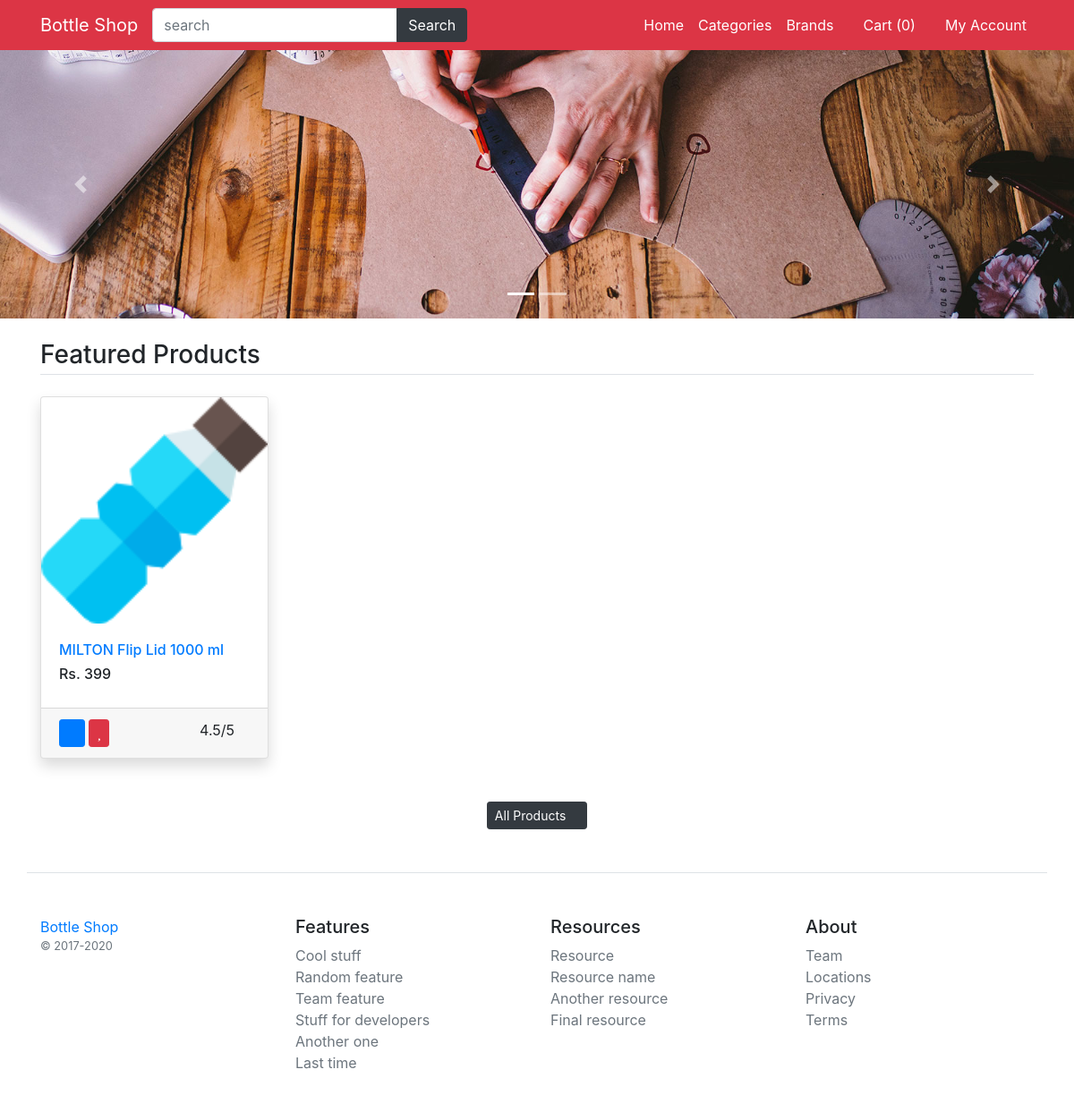
The page / on the database its author committed.
### main_appe/models.py (models this page shows, shortened)
class Banner(models.Model):
    image=models.ImageField(upload_to='banner_images')
    alt_text=models.CharField(max_length=300)
    class Meta:
        verbose_name_plural = '1. Banners'

class Product(models.Model):
    title=models.CharField(max_length=300)
    slug=models.CharField(max_length=300)
    detail=models.TextField()
    specs=models.TextField()
    category=models.ForeignKey(Category,on_delete=models.CASCADE)
    brand=models.ForeignKey(Brand,on_delete=models.CASCADE)
    status=models.BooleanField(default=True)
    is_featured=models.BooleanField(default=False)
    class Meta:
        verbose_name_plural = '6. Products'

class ProductAttributes(models.Model):
    product=models.ForeignKey(Product,on_delete=models.CASCADE)
    color=models.ForeignKey(Color,on_delete=models.CASCADE)
    size=models.ForeignKey(Size,on_delete=models.CASCADE)
    price=models.PositiveIntegerField(default=0)
    image=models.ImageField(upload_to='product_images',null=True)
    class Meta:
        verbose_name_plural = '7. ProductAttributes'

### main_appe/views.py (the view)
# urls.py: 2. Add a URL to urlpatterns:  path('', views.home, name='home')
def home(request):
    data = Product.objects.filter(is_featured=True).order_by('-id')
    banner = Banner.objects.all().order_by('-id')
    return render(request,'index.html',{"data":data,"banner":banner})

### main_appe/templates_content.py (called while the page is built)
def get_fillter(request):
    category = Product.objects.distinct().values('category__title', 'category__id')
    brand = Product.objects.distinct().values('brand__title', "brand__id")
    colors = ProductAttributes.objects.distinct().values('color__title', 'color__id', "color__color_code")
    sizes = ProductAttributes.objects.distinct().values('size__title', 'size__id')
    minMaxPrice = ProductAttributes.objects.aggregate(Min('price'),Max('price'))
    data = {
        'category': category,
        'brand': brand,
        'colors': colors,
        'sizes': sizes,
        'minMaxPrice':minMaxPrice
    }
    return data

### templates/index.html (shortened to what this page needs)
{% extends 'base.html' %}
{% load static %}
{% block content %}
<div id="carouselExampleIndicators" class="carousel slide" data-ride="carousel">
  <ol class="carousel-indicators">
      {% for banners in banner %}
          {% if forloop.counter == 1 %}
                <li data-target="#carouselExampleIndicators" data-slide-to="{{ forloop.counter }}" class="active"></li>
            {% else %}
                  <li data-target="#carouselExampleIndicators" data-slide-to="{{ forloop.counter }}" ></li>
          {% endif %}
      {% endfor %}
  </ol>
  <div class="carousel-inner">
      {% for banner in banner %}
          {% if forloop.counter == 1 %}
            <div class="carousel-item active">
              {% else %}
                <div class="carousel-item ">
          {% endif %}
      <img src="{{ banner.image.url }}" class="d-block w-100" alt="...">
    </div>
      {% endfor %}
  </div>
  <a class="carousel-control-prev" href="#carouselExampleIndicators" role="button" data-slide="prev">
    <span class="carousel-control-prev-icon" aria-hidden="true"></span>
  </a>
  <a class="carousel-control-next" href="#carouselExampleIndicators" role="button" data-slide="next">
    <span class="carousel-control-next-icon" aria-hidden="true"></span>
  </a>
</div>
<main class="container my-4">
	<h3 class="my-4 border-bottom pb-1">Featured Products</h3>
	<div class="row">
		{% for product in data %}
		<div class="col-md-3 mb-4">
			<div class="card shadow">
			  <a href="{% url 'product_details' slug=product.slug id=product.id %}"><img src="{{ product.productattributes_set.first.image.url }}" class="card-img-top" alt="..."></a>
			  <div class="card-body">
			    <h6 class="card-text"><a href="#">{{ product.title }}</a></h6>
                  <h6>Rs. <span class="product-price-{{product.id}}" >{{product.productattributes_set.first.price}} </span></h6>
			  </div>
			  <div class="card-footer">
			  	<button class="btn btn-sm btn-primary addToCart" data-index="{{product.id}}"><i class="fa fa-shopping-cart"></i></button>
			  	<button class="btn btn-sm btn-danger"><i class="fa fa-heart"></i></button>
			  	<span class="float-right">
			  		4.5/5
			  		<i class="fa fa-star text-warning"></i>
			  	</span>
			  </div>
			</div>
		</div>
		{% endfor %}
	</div>
	<p class="my-4 text-center"><a href="{% url 'product_list' %}" class="btn btn-dark btn-sm">All Products <i class="fa fa-long-arrow-alt-right"></i></a></p>
</main>
{% endblock %}

### rows shown on the page
Banner: image (picture)
Product: productattributes_set.first.image (picture), title "MILTON Flip Lid 1000 ml", productattributes_set.first.price "399"

### other values the page prints
{{ request.session.cartdata|length }} "0"
